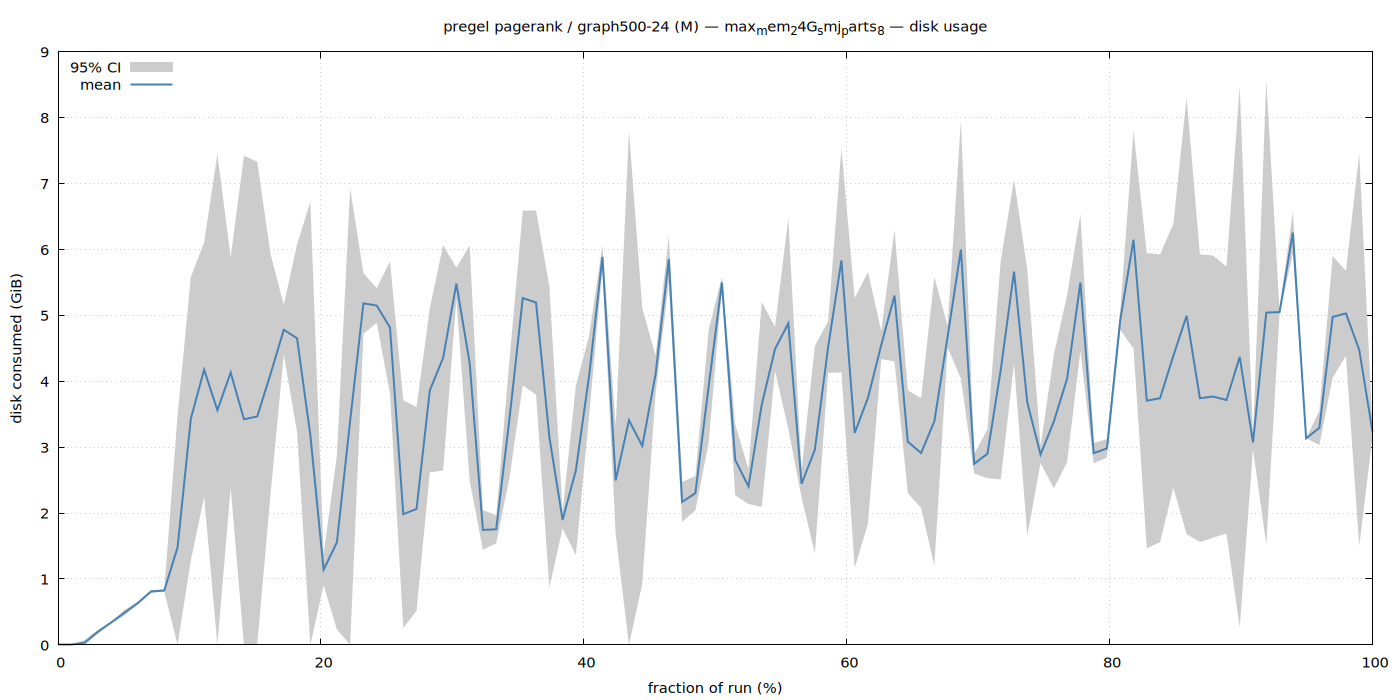

Recreate this plot in gnuplot.
set terminal pngcairo size 1400,700 enhanced font 'Sans,11'
set output '/home/ubuntu/sail/examples/extensions/benchmarks/sem_benchmark/results/pregel/M/graph500-24/max_mem_24G_smj_parts_8/disk.png'
set title "pregel pagerank / graph500-24 (M) — max_mem_24G_smj_parts_8 — disk usage"
set xlabel 'fraction of run (%)'
set ylabel 'disk consumed (GiB)'
set grid
set key top left
set yrange [0:*]
plot '/home/ubuntu/sail/examples/extensions/benchmarks/sem_benchmark/results/pregel/M/graph500-24/max_mem_24G_smj_parts_8/disk.dat' using 1:3:4 with filledcurves lc rgb '#cccccc' title '95% CI', \
     '' using 1:2 with lines lw 2 lc rgb '#4682b4' title 'mean'
